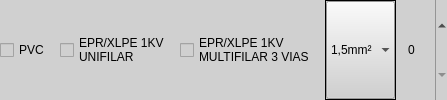
                     <widget class="QFrame" name="frame_7">
                      <property name="styleSheet">
                       <string notr="true">background-color: rgb(208, 208, 208);</string>
                      </property>
                      <property name="frameShape">
                       <enum>QFrame::NoFrame</enum>
                      </property>
                      <property name="frameShadow">
                       <enum>QFrame::Plain</enum>
                      </property>
                      <property name="lineWidth">
                       <number>2</number>
                      </property>
                      <layout class="QHBoxLayout" name="horizontalLayout_5">
                       <property name="spacing">
                        <number>10</number>
                       </property>
                       <property name="leftMargin">
                        <number>0</number>
                       </property>
                       <property name="topMargin">
                        <number>0</number>
                       </property>
                       <property name="rightMargin">
                        <number>0</number>
                       </property>
                       <property name="bottomMargin">
                        <number>0</number>
                       </property>
                       <item>
                        <widget class="QFrame" name="frame_14">
                         <property name="sizePolicy">
                          <sizepolicy hsizetype="MinimumExpanding" vsizetype="Preferred">
                           <horstretch>0</horstretch>
                           <verstretch>0</verstretch>
                          </sizepolicy>
                         </property>
                         <property name="frameShape">
                          <enum>QFrame::NoFrame</enum>
                         </property>
                         <property name="frameShadow">
                          <enum>QFrame::Plain</enum>
                         </property>
                         <layout class="QHBoxLayout" name="horizontalLayout_11">
                          <property name="spacing">
                           <number>10</number>
                          </property>
                          <property name="leftMargin">
                           <number>0</number>
                          </property>
                          <property name="topMargin">
                           <number>0</number>
                          </property>
                          <property name="rightMargin">
                           <number>0</number>
                          </property>
                          <property name="bottomMargin">
                           <number>0</number>
                          </property>
                          <item>
                           <widget class="QCheckBox" name="radioButton_7">
                            <property name="sizePolicy">
                             <sizepolicy hsizetype="Minimum" vsizetype="Minimum">
                              <horstretch>0</horstretch>
                              <verstretch>0</verstretch>
                             </sizepolicy>
                            </property>
                            <property name="text">
                             <string>PVC</string>
                            </property>
                            <property name="checkable">
                             <bool>true</bool>
                            </property>
                            <property name="checked">
                             <bool>false</bool>
                            </property>
                           </widget>
                          </item>
                          <item>
                           <widget class="QCheckBox" name="radioButton_8">
                            <property name="sizePolicy">
                             <sizepolicy hsizetype="Minimum" vsizetype="Minimum">
                              <horstretch>0</horstretch>
                              <verstretch>0</verstretch>
                             </sizepolicy>
                            </property>
                            <property name="text">
                             <string>EPR/XLPE 1KV
UNIFILAR</string>
                            </property>
                           </widget>
                          </item>
                          <item>
                           <widget class="QCheckBox" name="radioButton_9">
                            <property name="sizePolicy">
                             <sizepolicy hsizetype="Minimum" vsizetype="Minimum">
                              <horstretch>0</horstretch>
                              <verstretch>0</verstretch>
                             </sizepolicy>
                            </property>
                            <property name="text">
                             <string>EPR/XLPE 1KV
MULTIFILAR 3 VIAS</string>
                            </property>
                           </widget>
                          </item>
                         </layout>
                        </widget>
                       </item>
                       <item>
                        <widget class="QFrame" name="frame_18">
                         <property name="frameShape">
                          <enum>QFrame::Box</enum>
                         </property>
                         <property name="frameShadow">
                          <enum>QFrame::Plain</enum>
                         </property>
                         <layout class="QHBoxLayout" name="horizontalLayout_15">
                          <property name="spacing">
                           <number>0</number>
                          </property>
                          <property name="leftMargin">
                           <number>0</number>
                          </property>
                          <property name="topMargin">
                           <number>0</number>
                          </property>
                          <property name="rightMargin">
                           <number>0</number>
                          </property>
                          <property name="bottomMargin">
                           <number>0</number>
                          </property>
                          <item>
                           <widget class="QComboBox" name="bitolas3">
                            <property name="sizePolicy">
                             <sizepolicy hsizetype="Preferred" vsizetype="Minimum">
                              <horstretch>0</horstretch>
                              <verstretch>0</verstretch>
                             </sizepolicy>
                            </property>
                            <property name="styleSheet">
                             <string notr="true">QComboBox {
	border-color: rgba(255, 255, 255, 0);
	text-decoration:none;
}
QComboBox:hover {
	border-bottom:2px solid;
	border-bottom-color: rgb(0, 85, 255);
}
</string>
                            </property>
                            <property name="frame">
                             <bool>false</bool>
                            </property>
                            <item>
                             <property name="text">
                              <string>1,5mm²</string>
                             </property>
                            </item>
                           </widget>
                          </item>
                         </layout>
                        </widget>
                       </item>
                       <item>
                        <widget class="QSpinBox" name="qnt3">
                         <property name="sizePolicy">
                          <sizepolicy hsizetype="Maximum" vsizetype="Minimum">
                           <horstretch>0</horstretch>
                           <verstretch>0</verstretch>
                          </sizepolicy>
                         </property>
                         <property name="styleSheet">
                          <string notr="true">QSpinBox {
	border-color: rgba(255, 255, 255, 0);
	text-decoration:none;
}
QSpinBox:hover {
	border-bottom:2px solid;
	border-bottom-color: rgb(0, 85, 255);
}
</string>
                         </property>
                         <property name="frame">
                          <bool>false</bool>
                         </property>
                        </widget>
                       </item>
                      </layout>
                     </widget>
